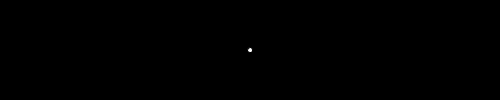
Frame 1 (no input)
Frame 60 (the mouse pressed at the canvas centre just before this capture): identical to frame 1, image omitted
Frame 120 (the mouse held since frame 60 and released just before this capture): identical to frame 1, image omitted

The Processing sketch that drew this single still picture (run headless with seeded random() and noise(); from frame 60 on, the mouse is pressed at the canvas centre):

// Processing sketch: circle_1
// ── circle_1.pde
void setup(){
  size( 500, 100 );
}

void draw(){
  // Make the canvas solid black
  background(0);

  // Prepare x,y coordinates
  float x = 250;
  float y = 50;

  float width = 5;
  float height = 5;

  // Draw circle 
  ellipse( x, y, width, height );
}
